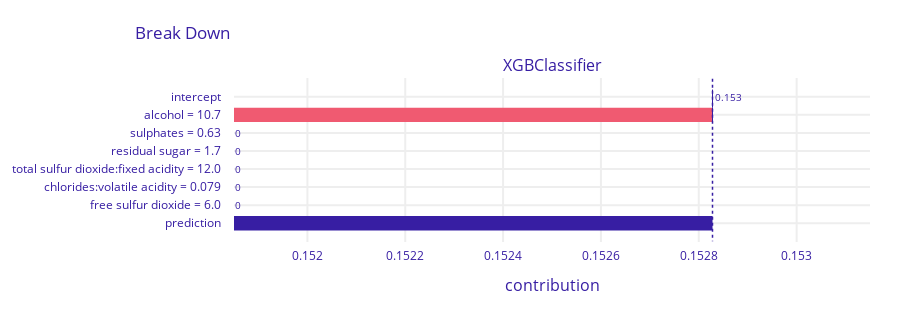

The cell this chart's notebook holds for it:
### Code cell
exp.predict_parts(X_test.iloc[17, :]).plot()

### Figure 1 — Plotly figure (JSON) as saved in the notebook; plotly's stock layout.template omitted (floating-point values rounded to 4 significant figures)
{"data": [{"base": 0.1528, "connector": {"line": {"color": "#371ea3", "dash": "solid", "width": 1}, "mode": "spanning"}, "decreasing": {"marker": {"color": "#f05a71"}}, "hoverinfo": "text+delta", "hoverlabel": {"bgcolor": "rgba(0,0,0,0.8)"}, "hovertext": ["Average response: 0.153<br>Prediction: 0.152", "alcohol = 10.7<br>decreases average response by", "sulphates = 0.63<br>decreases average response by", "residual sugar = 1.7<br>decreases average response by", "total sulfur dioxide:fixed acidity = 12.0<br>decreases average response by", "chlorides:volatile acidity = 0.079<br>decreases average response by", "free sulfur dioxide = 6.0<br>decreases average response by", "Average response: 0.153<br>Prediction: 0.152"], "increasing": {"marker": {"color": "#8bdcbe"}}, "measure": ["relative", "relative", "relative", "relative", "relative", "relative", "relative", "total"], "orientation": "h", "showlegend": false, "text": ["0.153", "-0.001", "0.0", "0.0", "0.0", "0.0", "0.0", "0.152"], "textposition": "outside", "totals": {"marker": {"color": "#371ea3"}}, "type": "waterfall", "x": [0, -0.001, 0, 0, 0, 0, 0, -0.001], "xaxis": "x", "y": ["intercept", "alcohol = 10.7", "sulphates = 0.63", "residual sugar = 1.7", "total sulfur dioxide:fixed acidity = 12.0", "chlorides:volatile acidity = 0.079", "free sulfur dioxide = 6.0", "prediction"], "yaxis": "y"}], "layout": {"annotations": [{"font": {"size": 16}, "showarrow": false, "text": "XGBClassifier", "x": 0.5, "xanchor": "center", "xref": "paper", "y": 1, "yanchor": "bottom", "yref": "paper"}, {"font": {"size": 16}, "showarrow": false, "text": "contribution", "x": 0.5, "xanchor": "center", "xref": "paper", "y": 0, "yanchor": "top", "yref": "paper", "yshift": -30}], "font": {"color": "#371ea3"}, "height": 313, "margin": {"b": 71, "r": 30, "t": 78}, "shapes": [{"line": {"color": "#371ea3", "dash": "dot", "width": 1.5}, "type": "line", "x0": 0.1528, "x1": 0.1528, "xref": "x", "y0": -1, "y1": 8, "yref": "y"}], "title": {"text": "Break Down", "x": 0.15}, "xaxis": {"anchor": "y", "automargin": true, "domain": [0, 1], "fixedrange": true, "gridwidth": 2, "range": [0.1518, 0.1531], "tickcolor": "white", "ticklen": 3, "ticks": "outside", "type": "linear", "zeroline": false}, "yaxis": {"anchor": "x", "automargin": true, "autorange": "reversed", "domain": [0, 1], "fixedrange": true, "gridwidth": 2, "tickcolor": "white", "ticklen": 10, "ticks": "outside", "type": "category"}}}
